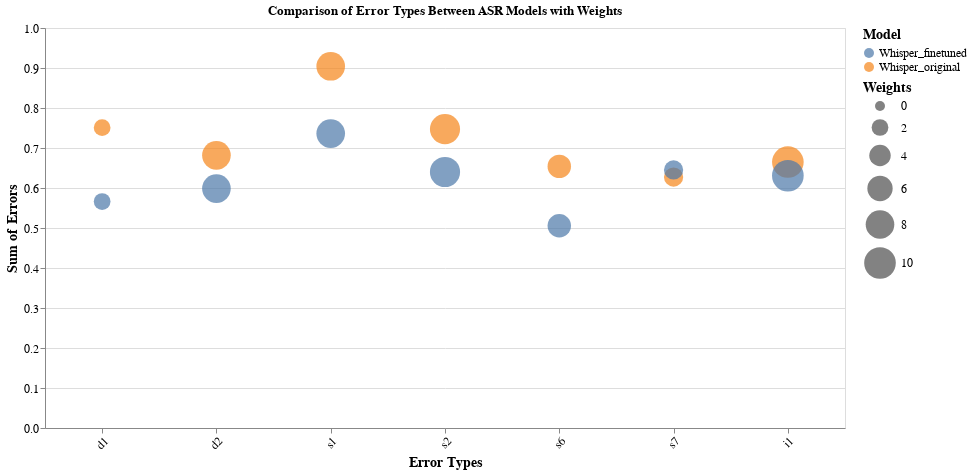

Write notebook code for a chart like this one.
### Code cell
import altair as alt
import pandas as pd
import numpy as np

# Filter out error_types that don't exist in error_weights
filtered_error_types = [et for et in error_types if et in error_weights]

# Align model scores with the filtered error types
y_model_1_filtered = [model_1_scores[error_types.index(et)] for et in filtered_error_types]
y_model_2_filtered = [model_2_scores[error_types.index(et)] for et in filtered_error_types]

# Build the filtered weights array
weights_filtered = [error_weights[et] for et in filtered_error_types]

n = len(filtered_error_types)

data = pd.DataFrame({
    'Error Types': np.tile(filtered_error_types, 2),
    'Sum of Errors': np.concatenate([y_model_1_filtered, y_model_2_filtered]),
    'Model': [label_model_1] * n + [label_model_2] * n,
    'Weights': np.tile(weights_filtered, 2)
})

chart = alt.Chart(data).mark_circle().encode(
    x=alt.X('Error Types', title='Error Types', 
            sort=filtered_error_types,      # Sort by the filtered list
            axis=alt.Axis(labelAngle=-45)),
    y=alt.Y('Sum of Errors', title='Sum of Errors'),
    size=alt.Size('Weights', title='Weights', scale=alt.Scale(range=[100, 1000])),
    color=alt.Color('Model', title='Model'),
    shape=alt.Shape('Model', title='Model'),
    tooltip=['Error Types', 'Sum of Errors', 'Model', 'Weights']
).properties(
    title='Comparison of Error Types Between ASR Models with Weights',
    width=800,
    height=400
).configure_axis(
    labelFontSize=12,
    titleFontSize=14
).configure_legend(
    labelFontSize=12,
    titleFontSize=14
)

chart.show()

### Figure 1 — Vega-Lite specification as saved in the notebook (floating-point values rounded to 4 significant figures)
{"config": {"view": {"continuousWidth": 300, "continuousHeight": 300}, "axis": {"labelFontSize": 12, "titleFontSize": 14}, "legend": {"labelFontSize": 12, "titleFontSize": 14}}, "data": {"name": "data-a8ad783e6e0951e18dcdb74c9926c87a"}, "mark": {"type": "circle"}, "encoding": {"color": {"field": "Model", "title": "Model", "type": "nominal"}, "shape": {"field": "Model", "title": "Model", "type": "nominal"}, "size": {"field": "Weights", "scale": {"range": [100, 1000]}, "title": "Weights", "type": "quantitative"}, "tooltip": [{"field": "Error Types", "type": "nominal"}, {"field": "Sum of Errors", "type": "quantitative"}, {"field": "Model", "type": "nominal"}, {"field": "Weights", "type": "quantitative"}], "x": {"axis": {"labelAngle": -45}, "field": "Error Types", "sort": ["d1", "d2", "s1", "s2", "s6", "s7", "i1"], "title": "Error Types", "type": "nominal"}, "y": {"field": "Sum of Errors", "title": "Sum of Errors", "type": "quantitative"}}, "height": 400, "title": "Comparison of Error Types Between ASR Models with Weights", "width": 800, "$schema": "https://vega.github.io/schema/vega-lite/v5.20.1.json", "datasets": {"data-a8ad783e6e0951e18dcdb74c9926c87a": [{"Error Types": "d1", "Sum of Errors": 0.7509, "Model": "Whisper_original", "Weights": 2}, {"Error Types": "d2", "Sum of Errors": 0.6816, "Model": "Whisper_original", "Weights": 8}, {"Error Types": "s1", "Sum of Errors": 0.9042, "Model": "Whisper_original", "Weights": 8}, {"Error Types": "s2", "Sum of Errors": 0.7473, "Model": "Whisper_original", "Weights": 9}, {"Error Types": "s6", "Sum of Errors": 0.654, "Model": "Whisper_original", "Weights": 5}, {"Error Types": "s7", "Sum of Errors": 0.6274, "Model": "Whisper_original", "Weights": 3}, {"Error Types": "i1", "Sum of Errors": 0.6649, "Model": "Whisper_original", "Weights": 10}, {"Error Types": "d1", "Sum of Errors": 0.5662, "Model": "Whisper_finetuned", "Weights": 2}, {"Error Types": "d2", "Sum of Errors": 0.5985, "Model": "Whisper_finetuned", "Weights": 8}, {"Error Types": "s1", "Sum of Errors": 0.736, "Model": "Whisper_finetuned", "Weights": 8}, {"Error Types": "s2", "Sum of Errors": 0.64, "Model": "Whisper_finetuned", "Weights": 9}, {"Error Types": "s6", "Sum of Errors": 0.5054, "Model": "Whisper_finetuned", "Weights": 5}, {"Error Types": "s7", "Sum of Errors": 0.6451, "Model": "Whisper_finetuned", "Weights": 3}, {"Error Types": "i1", "Sum of Errors": 0.6305, "Model": "Whisper_finetuned", "Weights": 10}]}}
